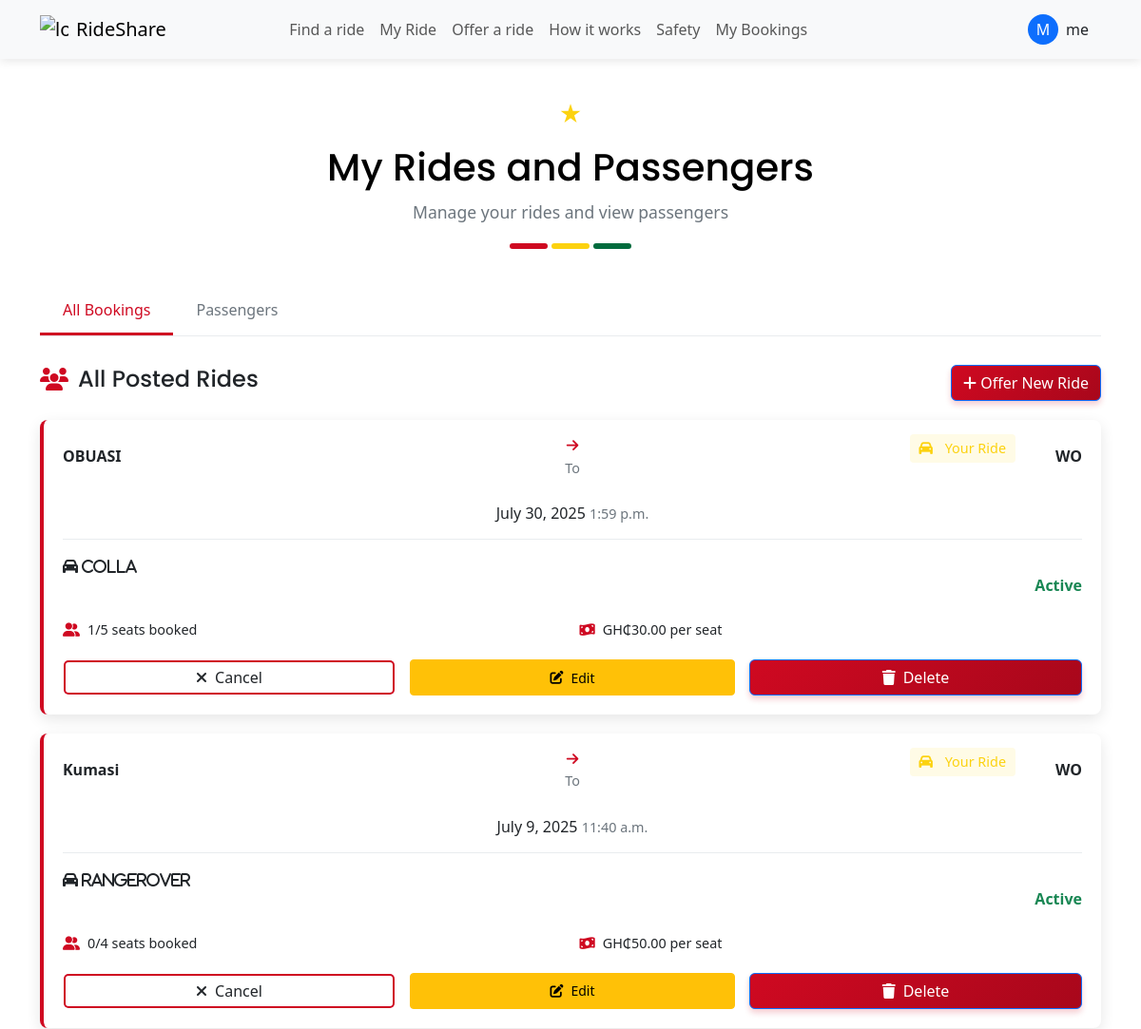
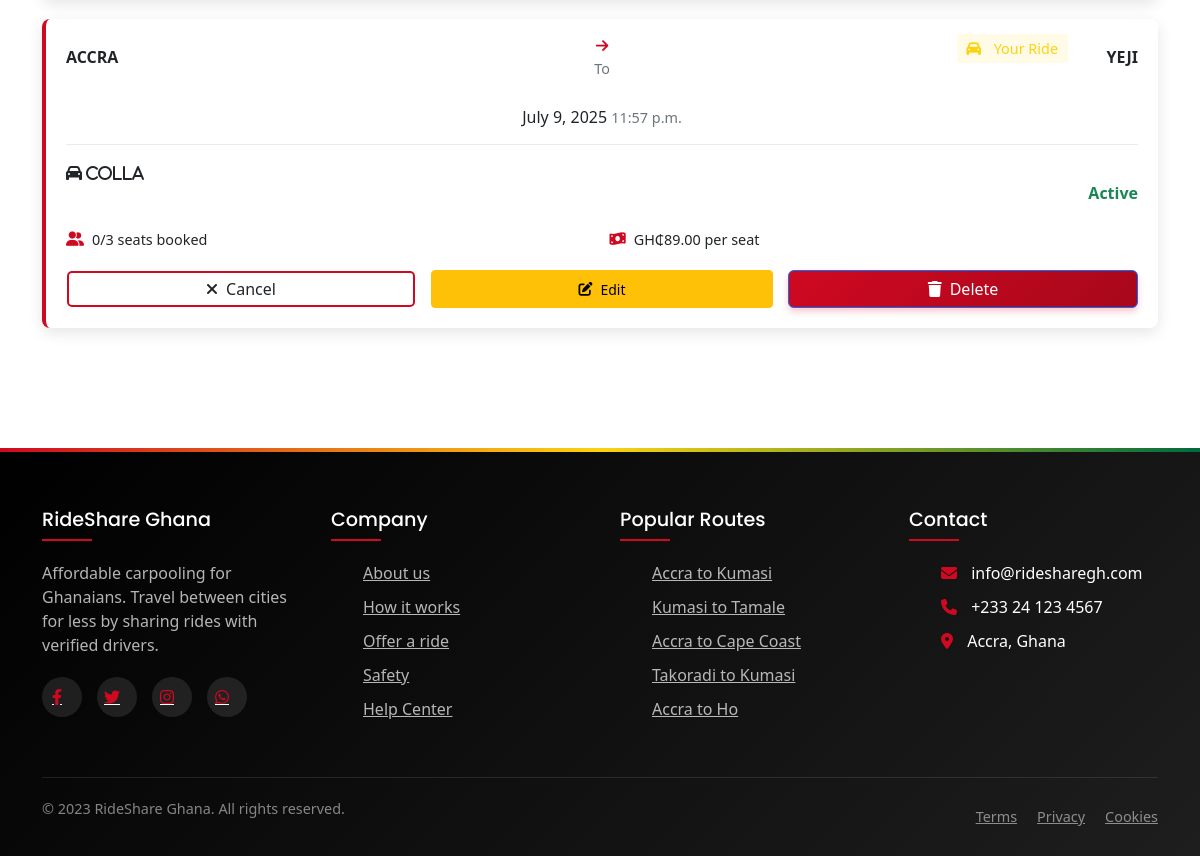
The page /my_rides (signed in) on the database its author committed (2 pictures, top to bottom).
### app/models.py (models this page shows, shortened)
class CustomUser(AbstractUser):
    phone = PhoneNumberField(region="GH")
    term=models.BooleanField(default=False)
    profile_pic=models.ImageField(upload_to='uploads/profile_pic/', null=True, blank=True)

class RidePost(models.Model):
    driver = models.ForeignKey(settings.AUTH_USER_MODEL, on_delete=models.CASCADE)
    departure = models.CharField(max_length=100)
    destination = models.CharField(max_length=100)
    departure_date = models.DateField()
    departure_time = models.TimeField()
    available_seats = models.PositiveIntegerField()
    price_per_seat = models.DecimalField(max_digits=6, decimal_places=2)
    car_model = models.CharField(max_length=100)
    car_year = models.PositiveIntegerField(null=True, blank=True)
    car_color = models.CharField(max_length=50, blank=True)
    license_plate = models.CharField(max_length=50)
    driver_license = models.ImageField(upload_to='uploads/licenses/', null=True, blank=True)
    gh_card_front = models.ImageField(upload_to='uploads/ghcard_front/', null=True, blank=True)
    gh_card_back = models.ImageField(upload_to='uploads/ghcard_back/', null=True, blank=True)
    car_photo = models.ImageField(upload_to='uploads/car_photos/', null=True, blank=True)
    amenities = models.JSONField(default=list, blank=True)
    luggage_space = models.CharField(max_length=50, choices=[
        ('small', 'Small bags only'),
        ('medium', 'Medium luggage (1 per passenger)'),
        ('large', 'Large luggage possible'),
    ])
    additional_info = models.TextField(blank=True)
    created_at = models.DateTimeField(auto_now_add=True)
    ride_status=models.CharField(max_length=20, choices=[
        ('active', 'Active'),
        ('cancelled', 'Cancelled'),
    ], default='active')
    allowed_post=models.BooleanField(default=False)
    class Meta:
        indexes = [
            models.Index(fields=['departure']),
            models.Index(fields=['destination']),
            models.Index(fields=['departure_date']),
            models.Index(fields=['ride_status', 'allowed_post', 'available_seats']),
        ]

### app/views.py (the view)
# urls.py: path('my_rides',views.myRides,name="my_rides"),
@login_required
def myRides(request):
    rides_posted = RidePost.objects.filter(driver=request.user)
    bookings = My_booking.objects.filter(ride__in=rides_posted).select_related('ride', 'booked_by')
    context = {
        'all_bookings': bookings ,
        'ridesposted':rides_posted
    }
    return render(request, 'my-rides.html', context)

### app/templates/my-rides.html (shortened to what this page needs)
{% extends 'base.html' %}
{% load static %}
{% block content %}
<main class="my-rides-container">
    <div class="container">
        <div class="page-header">
            <h1 style="padding-top: 50px;">My Rides and Passengers</h1>
            <p>Manage your rides and view passengers</p>
            <div class="ghana-flag">
                <span class="red"></span>
                <span class="gold"></span>
                <span class="green"></span>
                <span class="star">★</span>
            </div>
        </div>
        <div class="rides-tabs">
            <button class="tab-btn active" data-tab="passengers"> All Bookings </button>
            <button class="tab-btn" data-tab="bookings">Passengers</button>
        </div>
        <div class="rides-section active" id="passengers">
            <div class="section-header">
                <h2><i class="fas fa-users"></i> All Posted Rides</h2>
                <a href="{% url 'offer_ride' %}" class="btn btn-primary">
                    <i class="fas fa-plus"></i> Offer New Ride
                </a>
            </div>
            {% if ridesposted %}
            <div class="rides-list">
                {% for ride_data in ridesposted %}
                <div class="ride-card driver">
                    <div class="ride-header">
                        <div class="route">
                            <div class="departure">
                                <span class="city">{{ ride_data.departure }}</span>
                            </div>
                            <div class="duration">
                                <i class="fas fa-arrow-right"></i>
                                <span>To</span>
                            </div>
                            <div class="arrival">
                                <span class="city">{{ ride_data.destination }}</span>
                            </div>
                        </div>
                        <div class="ride-date">
                            <span class="date">{{ ride_data.departure_date }}</span>
                            <span class="time">{{ ride_data.departure_time }}</span>
                        </div>
                    </div>
                    <div class="ride-status upcoming">
                        <i class="fas fa-car"></i> Your Ride
                    </div>
                    <div class="d-flex justify-content-start">
                        <i class="fas fa-car"> {{ride_data.car_model}}</i>
                    </div>
                    <div class="d-flex justify-content-end mb-4">
                        {% if ride_data.ride_status == "active"%}
                        <span class="fw-bold text-success  ">Active</span>
                        {% elif ride_data.ride_status == "cancelled" %}
                        <span class="fw-bold text-danger ">Cancelled</span>
                        {%endif%}
                    </div>
                    <div class="ride-details">
                        <div class="detail">
                            <i class="fas fa-user-friends"></i>
                            <span>{{ ride_data.bookings.count }}/{{ ride_data.available_seats }} seats booked</span>
                        </div>
                        <div class="detail">
                            <i class="fas fa-money-bill-wave"></i>
                            <span>GH₵{{ ride_data.price_per_seat }} per seat</span>
                        </div>
                    </div>
                    <div class="ride-actions">
                        {% if ride_data.ride_status == "active" %}
                        <a href="#" class="btn btn-outline cancel-btn" data-url="{% url 'cancelRide' ride_data.id %}">
                            <i class="fas fa-times"></i> Cancel
                        </a>
                        {% elif ride_data.ride_status == "cancelled" %}
                        <a href="{% url 'activeRide' ride_data.id  %}" class="btn btn-outline">
                            <i class="fas fa-times"></i> Activate
                        </a>
                        {%endif%}
                        <a href="{% url 'edit_ride' ride_data.id %}" class="btn btn-warning btn-sm">
                            <i class="fas fa-edit"></i> Edit
                        </a>
                        <a href="#" class="btn btn-primary delete-btn"
                            data-url="{% url 'deletePostRide' ride_data.id %}">
                            <i class="fas fa-trash"></i> Delete
                        </a>
                    </div>
                </div>
                {% endfor %}
            </div>
            {% else %}
            <div class="alert alert-info">
                <i class="fas fa-info-circle"></i> You Have not post any ride yet.
            </div>
            {% endif %}
        </div>
    </div>
</main>
{% endblock %}

### app/templates/base.html (shortened to what this page needs)
{%load static %}
<!DOCTYPE html>
<html lang="en">
<head>
    <link rel="stylesheet" href="{% static 'css/style.css' %}">
    <link rel="stylesheet" href="https://cdnjs.cloudflare.com/ajax/libs/font-awesome/6.4.0/css/all.min.css">
    <link href="https://cdn.jsdelivr.net/npm/bootstrap@5.3.7/dist/css/bootstrap.min.css" rel="stylesheet">
</head>
<body>
   {% block show_nav %}
   {% include 'nav.html' %}
   {%endblock%}
<main>
    {% block content %}
    {% endblock %}
</main>
{%block show_footer %}
{%include 'footer.html' %}
{%endblock%}
</body>
</html>

### app/templates/nav.html (shortened to what this page needs)
{%load static %}
<!DOCTYPE html>
<html lang="en">
<head>
  <link rel="stylesheet" href="{% static 'css/style.css' %}">
  <link rel="stylesheet" href="https://cdnjs.cloudflare.com/ajax/libs/font-awesome/6.4.0/css/all.min.css">
  <link href="https://cdn.jsdelivr.net/npm/bootstrap@5.3.7/dist/css/bootstrap.min.css" rel="stylesheet"
>
</head>
<body>
  <nav class="navbar navbar-expand-lg navbar-light bg-light">
    <div class="container">
      <a class="navbar-brand d-flex align-items-center" href="#">
        <img src="{% static 'images/gh.jpg' %}" alt="logo" width="30" height="30"
          class="d-inline-block align-text-top me-2">
        <span>RideShare</span>
      </a>
      <div class="collapse navbar-collapse" id="navbarContent">
        {% if request.user.is_authenticated %}
        <ul class="navbar-nav mx-auto mb-2 mb-lg-0">
          <li class="nav-item">
            <a class="nav-link" href="{% url 'find_ride' %}">Find a ride</a>
          </li>
           <li class="nav-item">
            <a class="nav-link" href="{% url 'my_rides' %}">My Ride</a>
          </li>
          <li class="nav-item">
            <a class="nav-link" href="{% url 'offer_ride' %}">Offer a ride</a>
          </li>
          <li class="nav-item">
            <a class="nav-link" href="{% url 'how_it_work' %}">How it works</a>
          </li>
          <li class="nav-item">
            <a class="nav-link" href="{% url 'safety' %}">Safety</a>
          </li>
          <li class="nav-item">
            <a class="nav-link" href="{% url 'my_booking' %}">My Bookings</a>
          </li>
        </ul>
        <div class="dropdown ms-auto">
          <a class="btn dropdown-toggle d-flex align-items-center" href="#" role="button" id="userDropdown"
            data-bs-toggle="dropdown" aria-expanded="false">
            {% if request.user.profile_pic %}
            <img src="{{ request.user.profile_pic.url }}" alt="Profile" width="32" height="32"
              class="rounded-circle me-2">
            {% else %}
            <div
              class="profile-placeholder rounded-circle bg-primary text-white d-flex align-items-center justify-content-center me-2"
              style="width: 32px; height: 32px;">
              {{ request.user.username|first|upper }}
            </div>
            {% endif %}
            <span class="d-none d-lg-inline">{{ request.user.username }}</span>
          </a>
        </div>
        {% else %}
        <div class="d-flex ms-auto">
          <a href="{% url 'login' %}" class="btn btn-outline-primary me-2">Log in</a>
          <a href="{% url 'signup' %}" class="btn btn-primary">Sign up</a>
        </div>
        {% endif %}
      </div>
    </div>
  </nav>
</body>
</html>

### app/templates/footer.html (shortened to what this page needs)
{%load static %}
<!DOCTYPE html>
<html lang="en">
<head>
    <link rel="stylesheet" href="{% static 'css/style.css' %}">
    <link rel="stylesheet" href="https://cdnjs.cloudflare.com/ajax/libs/font-awesome/6.4.0/css/all.min.css">
    <link href="https://cdn.jsdelivr.net/npm/bootstrap@5.3.7/dist/css/bootstrap.min.css" rel="stylesheet">
</head>
<body>
    <footer class="footer">
        <div class="container">
            <div class="footer-grid">
                <div class="footer-col">
                    <h3>RideShare Ghana</h3>
                    <p>Affordable carpooling for Ghanaians. Travel between cities for less by sharing rides with verified drivers.</p>
                    <div class="social-links">
                        <a href="#"><i class="fab fa-facebook-f"></i></a>
                        <a href="#"><i class="fab fa-twitter"></i></a>
                        <a href="#"><i class="fab fa-instagram"></i></a>
                        <a href="#"><i class="fab fa-whatsapp"></i></a>
                    </div>
                </div>
                <div class="footer-col">
                    <h3>Company</h3>
                    <ul>
                        <li><a href="{% url 'about' %}">About us</a></li>
                        <li><a href="{% url 'how_it_work' %}">How it works</a></li>
                        <li><a href="{% url 'offer_ride' %}">Offer a ride</a></li>
                        <li><a href="{% url 'safety' %}">Safety</a></li>
                        <li><a href="{% url 'help' %}">Help Center</a></li>
                    </ul>
                </div>
                <div class="footer-col">
                    <h3>Popular Routes</h3>
                    <ul>
                        <li><a href="#">Accra to Kumasi</a></li>
                        <li><a href="#">Kumasi to Tamale</a></li>
                        <li><a href="#">Accra to Cape Coast</a></li>
                        <li><a href="#">Takoradi to Kumasi</a></li>
                        <li><a href="#">Accra to Ho</a></li>
                    </ul>
                </div>
                <div class="footer-col">
                    <h3>Contact</h3>
                    <ul>
                        <li><i class="fas fa-envelope"></i> info@ridesharegh.com</li>
                        <li><i class="fas fa-phone"></i> +233 24 123 4567</li>
                        <li><i class="fas fa-map-marker-alt"></i> Accra, Ghana</li>
                    </ul>
                </div>
            </div>
            <div class="footer-bottom">
                <p>&copy; 2023 RideShare Ghana. All rights reserved.</p>
                <div class="footer-links">
                    <a href="#">Terms</a>
                    <a href="#">Privacy</a>
                    <a href="#">Cookies</a>
                </div>
            </div>
        </div>
    </footer>
</body>
</html>

### rows shown on the page
CustomUser: user.username|first "M", user.username "me"
RidePost: departure "OBUASI", destination "WO", departure_date "July 30, 2025", departure_time "1:59 p.m.", car_model "colla", ride_status "Active", bookings.count "1", available_seats "5", price_per_seat "30.00"
RidePost: departure "Kumasi", destination "WO", departure_date "July 9, 2025", departure_time "11:40 a.m.", car_model "Rangerover", ride_status "Active", bookings.count "0", available_seats "4", price_per_seat "50.00"
RidePost: departure "ACCRA", destination "YEJI", departure_date "July 9, 2025", departure_time "11:57 p.m.", car_model "colla", ride_status "Active", bookings.count "0", available_seats "3", price_per_seat "89.00"
